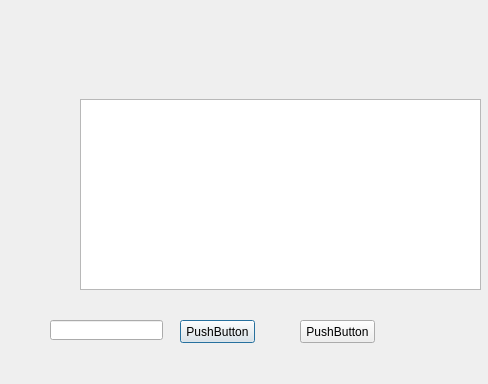
<?xml version="1.0" encoding="UTF-8"?>
<ui version="4.0">
 <class>ConnectionDialog</class>
 <widget class="QDialog" name="ConnectionDialog">
  <property name="geometry">
   <rect>
    <x>0</x>
    <y>0</y>
    <width>488</width>
    <height>384</height>
   </rect>
  </property>
  <property name="windowTitle">
   <string>Dialog</string>
  </property>
  <property name="windowIcon">
   <iconset resource="res.qrc">
    <normaloff>:/logo/rainbow.png</normaloff>:/logo/rainbow.png</iconset>
  </property>
  <widget class="QTableWidget" name="tableWidget_connection">
   <property name="geometry">
    <rect>
     <x>80</x>
     <y>99</y>
     <width>401</width>
     <height>191</height>
    </rect>
   </property>
   <property name="frameShape">
    <enum>QFrame::StyledPanel</enum>
   </property>
   <property name="frameShadow">
    <enum>QFrame::Sunken</enum>
   </property>
   <property name="lineWidth">
    <number>1</number>
   </property>
   <property name="midLineWidth">
    <number>0</number>
   </property>
   <property name="showGrid">
    <bool>true</bool>
   </property>
   <property name="rowCount">
    <number>0</number>
   </property>
   <property name="columnCount">
    <number>0</number>
   </property>
   <attribute name="horizontalHeaderVisible">
    <bool>false</bool>
   </attribute>
   <attribute name="verticalHeaderVisible">
    <bool>false</bool>
   </attribute>
  </widget>
  <widget class="QLineEdit" name="lineEdit">
   <property name="geometry">
    <rect>
     <x>50</x>
     <y>320</y>
     <width>113</width>
     <height>20</height>
    </rect>
   </property>
  </widget>
  <widget class="QPushButton" name="pushButton">
   <property name="geometry">
    <rect>
     <x>180</x>
     <y>320</y>
     <width>75</width>
     <height>23</height>
    </rect>
   </property>
   <property name="text">
    <string>PushButton</string>
   </property>
  </widget>
  <widget class="QPushButton" name="pushButton_2">
   <property name="geometry">
    <rect>
     <x>300</x>
     <y>320</y>
     <width>75</width>
     <height>23</height>
    </rect>
   </property>
   <property name="text">
    <string>PushButton</string>
   </property>
  </widget>
 </widget>
 <resources>
  <include location="res.qrc"/>
 </resources>
 <connections/>
</ui>
